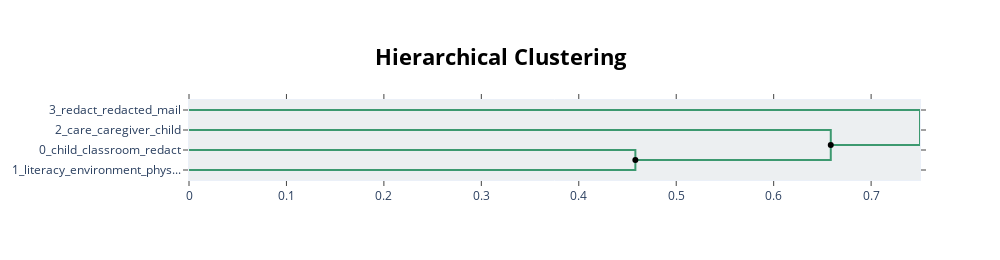

The notebook cell saved with this chart:
### Markdown cell above
# Visual Topic Hierarchy

### Code cell
hierarchical_topics = topic_model.hierarchical_topics(df_gdpr['GDPR_Text'])
topic_model.visualize_hierarchy(hierarchical_topics=hierarchical_topics)

### Figure 1 — Plotly figure (JSON) as saved in the notebook; plotly's stock layout.template omitted (floating-point values rounded to 4 significant figures)
{"data": [{"hoverinfo": "text", "marker": {"color": "rgb(61,153,112)"}, "mode": "lines", "text": ["child_classroom_redact_redacted_mixed", "", "", "literacy_environment_physical_classroom_redact"], "type": "scatter", "x": [0.0, 0.4581, 0.4581, 0.0], "xaxis": "x", "y": [-25.0, -25.0, -35.0, -35.0], "yaxis": "y"}, {"hoverinfo": "text", "marker": {"color": "rgb(61,153,112)"}, "mode": "lines", "text": ["care_caregiver_child_redact_quality", "", "", "child_classroom_redact_redacted_mixed"], "type": "scatter", "x": [0.0, 0.6586, 0.6586, 0.4581], "xaxis": "x", "y": [-15.0, -15.0, -30.0, -30.0], "yaxis": "y"}, {"hoverinfo": "text", "marker": {"color": "rgb(61,153,112)"}, "mode": "lines", "text": ["redact_redacted_mail_thank_information", "", "", "child_redact_classroom_redacted_mixed"], "type": "scatter", "x": [0.0, 0.7502, 0.7502, 0.6586], "xaxis": "x", "y": [-5.0, -5.0, -22.5, -22.5], "yaxis": "y"}, {"hoverinfo": "text", "hovertext": [], "marker": {"color": "black"}, "mode": "markers", "showlegend": false, "type": "scatter", "x": [], "y": []}, {"hoverinfo": "text", "hovertext": ["child_classroom_redact_redacted_mixed", "child_redact_classroom_redacted_mixed"], "marker": {"color": "black"}, "mode": "markers", "showlegend": false, "type": "scatter", "x": [0.4581, 0.6586], "y": [-30, -22.5]}], "layout": {"autosize": false, "height": 260, "hoverlabel": {"bgcolor": "white", "font": {"family": "Rockwell", "size": 16}}, "hovermode": "closest", "plot_bgcolor": "#ECEFF1", "showlegend": false, "title": {"font": {"color": "Black", "size": 22}, "text": "<b>Hierarchical Clustering</b>", "x": 0.5, "xanchor": "center", "yanchor": "top"}, "width": 1000, "xaxis": {"mirror": "allticks", "rangemode": "tozero", "showgrid": false, "showline": true, "showticklabels": true, "ticks": "outside", "type": "linear", "zeroline": false}, "yaxis": {"mirror": "allticks", "range": [-40, 0], "rangemode": "tozero", "showgrid": false, "showline": true, "showticklabels": true, "tickmode": "array", "ticks": "outside", "ticktext": ["3_redact_redacted_mail", "2_care_caregiver_child", "0_child_classroom_redact", "1_literacy_environment_phys..."], "tickvals": [-5, -15, -25, -35], "type": "linear", "zeroline": false}}}
